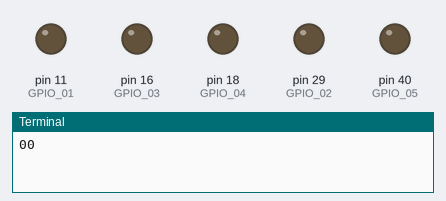
Recording of a program running on a simulated Raspberry Pi (header pin numbers). Shown: output pins drawn as LEDs (lit = HIGH), the last lines printed to the terminal. At 32.0 s the program stops and its outputs stay as they are.

Above: at 0.1 s.
At 3.1 s:
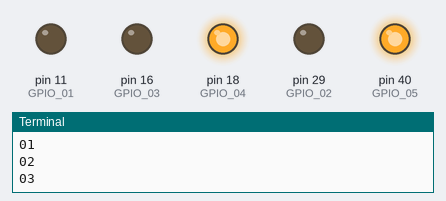
At 7.1 s:
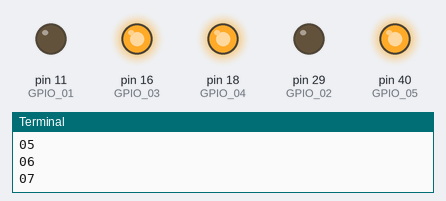
At 15.1 s:
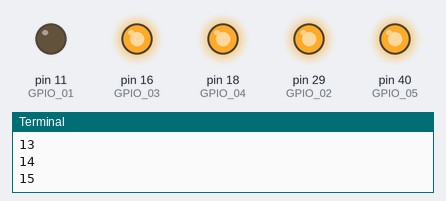
At 23.1 s:
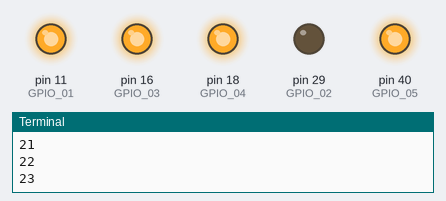
At 31.1 s:
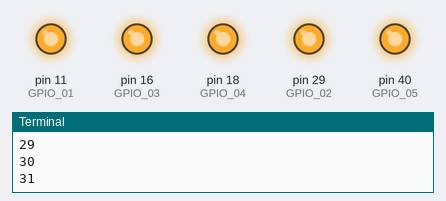
Timing chart, 0 to 33.5 s (numbered marks = the images above):
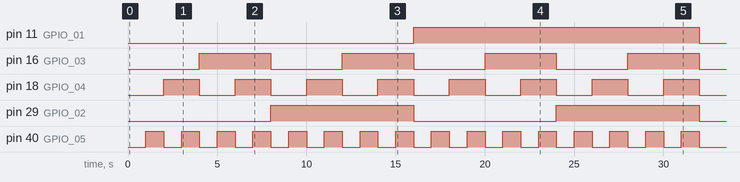

Measured:
- by itself, pin 11 (GPIO_01): LOW → HIGH at 16.0 s, → LOW 16.0 s later
- by itself, pin 16 (GPIO_03): alternates HIGH for 4.0 s and LOW for 4.0 s
- by itself, pin 18 (GPIO_04): alternates HIGH for 2.0 s and LOW for 2.0 s
- by itself, pin 29 (GPIO_02): alternates HIGH for 8.0 s and LOW for 8.0 s
- by itself, pin 40 (GPIO_05): alternates HIGH for 1.0 s and LOW for 1.0 s

The program:

main.py
```python
import argparse
import time

import RPi.GPIO as GPIO

GPIO_01 = 11
GPIO_02 = 29
GPIO_03 = 16
GPIO_04 = 18
GPIO_05 = 40

# order matters
PINS = (
    GPIO_01,
    GPIO_02,
    GPIO_03,
    GPIO_04,
    GPIO_05,
)


def set_state(n: int):
    """
    Set the state of the GPIO pins to the
    """
    digits = bin(n)[2:].zfill(len(PINS))
    GPIO.output(PINS, list(map(int, digits)))


def main():
    parser = argparse.ArgumentParser()
    parser.add_argument(
        "--stop", type=int, default=32, help="Count until this number (default/max 32)"
    )
    args = parser.parse_args()
    if args.stop < 0 or args.stop > 32:
        raise ValueError("Please choose a number between 0 and 32")
    try:
        GPIO.setmode(GPIO.BOARD)
        GPIO.setup(PINS, GPIO.OUT)
        for i in range(0, args.stop):
            print(str(i).zfill(len(str(args.stop))))
            set_state(i)
            time.sleep(1)
    finally:
        GPIO.cleanup()


if __name__ == "__main__":
    main()
```
